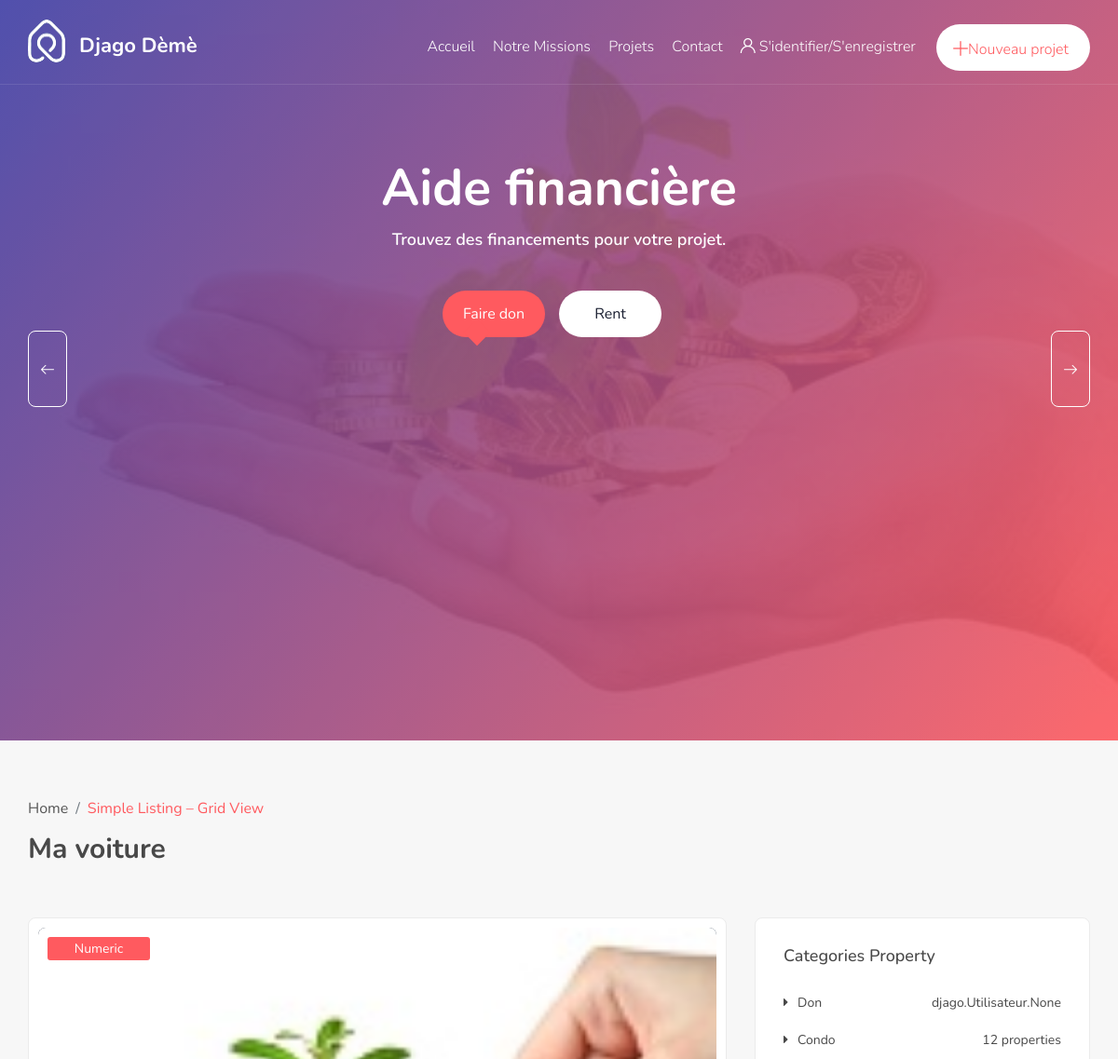
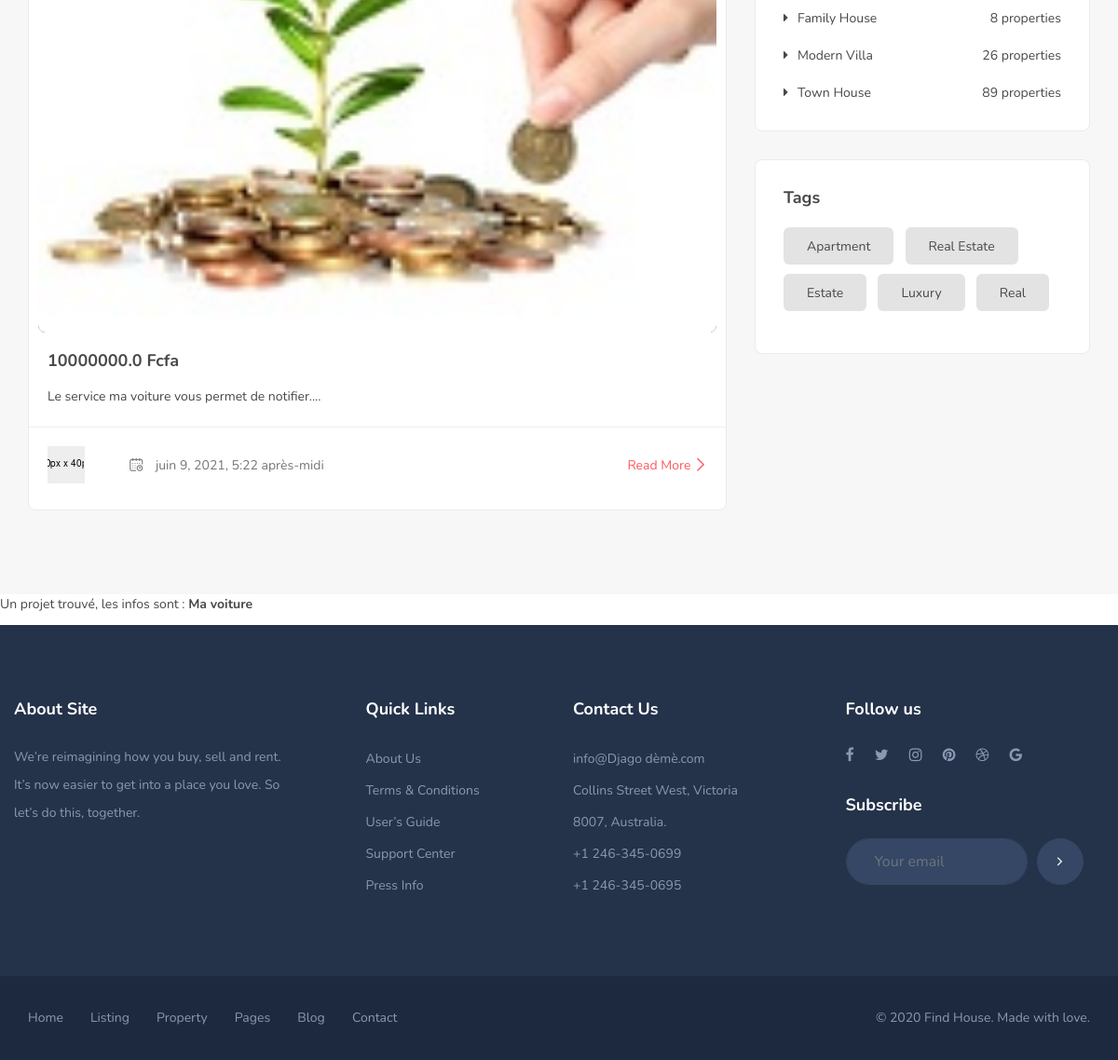
Page /search/1 on the committed database (2 pictures, top to bottom).
### djago/models.py (models this page shows)
class Projet(models.Model):
    STATUT = [("SDI", "Stade d'Idée"),
              ('EGN', "En Gestation"),
              ('JLC', "Juste Lancé"),
              ('EAE', "En Activité"),
              ('C', "Cloturé")
              ]
    nom = models.CharField(null=False, blank=False, max_length=50, verbose_name='Nom du Projet')
    resume = models.CharField(null=False, blank=False, max_length=250, verbose_name='Description du Projet')
    couverture = models.ImageField(null=True, blank=True, verbose_name="Photo d'Illustration du Projet",
                                   upload_to="photos/")
    secteur = models.CharField(null=False, blank=False, max_length=50, verbose_name="Secteur d'Activité")
    budget = models.FloatField(null=False, blank=False, verbose_name="Budget du Projet")
    statut = models.CharField(null=False, blank=False, max_length=30, choices=STATUT, verbose_name="Statut du Projet")
    date_pub = models.DateTimeField(null=False, blank=False, max_length=30,
                                    verbose_name="Date de Publication du Projet",
                                    default=timezone.now)
    fiche_desc = models.FileField(null=True, blank=True, verbose_name="Fichier de Presentation du Projet")
    user = models.ForeignKey(Utilisateur, null=True, blank=False, on_delete=models.PROTECT)
    donateurs = models.ManyToManyField("Utilisateur", through="deme.Don", related_name="+")
    Investisseurs = models.ManyToManyField("Utilisateur", through="deme.Financement", related_name="+")

### djago/views.py (the view)
# urls.py: path('search/<int:id_projet>', views.chercher_projet, name='searchProjet'),
def chercher_projet(request, id_projet):
    from django.db import models
    from .models import Projet
    try:
        ligne = Projet.objects.get(id=id_projet)
        return render(request, 'djago/chercher_projet.html', {'find': 1, 'ligne': ligne})
    except models.ObjectDoesNotExist:
        return render(request, 'djago/chercher_projet.html', {'find': 0, 'id_projet': id_projet})

### djago/templates/djago/chercher_projet.html (shortened to what this page needs)
{% extends "base.html" %}
{% load static my_tags %}
{% block body %}
{% if find == 1 %}
<section class="blog_post_container bgc-f7">
    <div class="container">
        <div class="row">
            <div class="col-xl-6">
                <div class="breadcrumb_content style2">
                    <ol class="breadcrumb">
                        <li class="breadcrumb-item"><a href="#">Home</a></li>
                        <li class="breadcrumb-item active text-thm" aria-current="page">Simple Listing – Grid View</li>
                    </ol>
                    <h2 class="breadcrumb_title">{{ligne.nom}}</h2>
                </div>
            </div>
        </div>
        <div class="row">
            <div class="col-lg-8">
                <div class="main_blog_post_content">
                    <div class="for_blog feat_property">
                        <div class="thumb">
                            {% if ligne.couverture %}
                            <img class="img-whp" src="{{ligne.couverture.url}}" alt="fp1.jpg">
                            {% else %}
                            <img class="img-whp" src="{% static 'images/logo_r.jpg' %}" alt="">
                            {% endif %}
                            <div class="blog_tag">{{ligne.secteur}}</div>
                        </div>
                        <div class="details">
                            <div class="tc_content">
                                <h4 class="mb15">{{ligne.budget}} Fcfa </h4>
                                <p>{{ligne.resume}}.</p>
                            </div>
                            <div class="fp_footer">
                                <ul class="fp_meta float-left mb0">
                                    <li class="list-inline-item"><a href="#"><img src="images/property/pposter1.png"
                                                alt="pposter1.png"></a></li>
                                    <li class="list-inline-item"><a href="#"><span
                                                class="flaticon-calendar pr10"></span> {{ligne.date_pub}}</a></li>
                                </ul>
                                <a class="fp_pdate float-right text-thm" href="#">Read More <span
                                        class="flaticon-next"></span></a>
                            </div>
                        </div>
                    </div>
                </div>
            </div>
            <div class="col-lg-4 col-xl-4">
                <div class="terms_condition_widget">
                    <h4 class="title">Categories Property</h4>
                    <div class="widget_list">
                        <ul class="list_details">
                            <li><a href="#"><i class="fa fa-caret-right mr10"></i>Don <span
                                        class="float-right">{{ligne.Investisseurs}}
                                    </span></a></li>
                            <li><a href="#"><i class="fa fa-caret-right mr10"></i>Condo <span class="float-right">12
                                        properties</span></a></li>
                            <li><a href="#"><i class="fa fa-caret-right mr10"></i>Family House <span
                                        class="float-right">8 properties</span></a></li>
                            <li><a href="#"><i class="fa fa-caret-right mr10"></i>Modern Villa <span
                                        class="float-right">26 properties</span></a></li>
                            <li><a href="#"><i class="fa fa-caret-right mr10"></i>Town House <span
                                        class="float-right">89 properties</span></a></li>
                        </ul>
                    </div>
                </div>
                <div class="blog_tag_widget">
                    <h4 class="title">Tags</h4>
                    <ul class="tag_list">
                        <li class="list-inline-item"><a href="#">Apartment</a></li>
                        <li class="list-inline-item"><a href="#">Real Estate</a></li>
                        <li class="list-inline-item"><a href="#">Estate</a></li>
                        <li class="list-inline-item"><a href="#">Luxury</a></li>
                        <li class="list-inline-item"><a href="#">Real</a></li>
                    </ul>
                </div>
            </div>
        </div>
    </div>
</section>
<p> Un projet trouvé, les infos sont : <strong> {{ligne.nom}} </strong> </p>
{% else %}
<p> Le projet d'id <strong> {{id_projet}} </strong> n'existe pas </p>
{% endif %}
{% endblock %}

### static/css/responsive.css (style rules this page uses)
@media only screen and (max-width:1280px) { .blog_tag_widget .tag_list li:nth-child(3) { margin-bottom: 15px; } }

### static/css/ace-responsive-menu.css (style rules this page uses)
ul { margin: 0px; padding: 0px; }

### rows in the picture
Projet: nom "Ma voiture", secteur "Numeric", budget "10000000.0", resume "Le service ma voiture vous permet de notifier...", date_pub "juin 9, 2021, 5:22 après-midi", Investisseurs "djago.Utilisateur.None"
